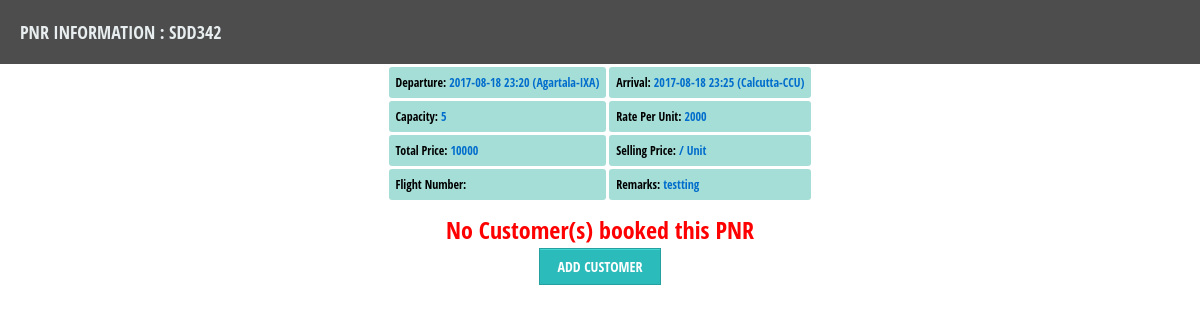
/pnrinfo.php?pnr=SDD342, run on the app's committed database.
### tables this page shows
CREATE TABLE "pnr" ("id" INTEGER PRIMARY KEY  NOT NULL ,"pnr_num" VARCHAR DEFAULT (null) ,"departure" DATETIME,"arrival" DATETIME,"capacity" INTEGER,"rate_per_unit" DOUBLE,"total_price" DOUBLE,"archaived" CHAR,"status" CHAR,"remarks" VARCHAR,"sector_from" VARCHAR DEFAULT (null) ,"sector_to" VARCHAR DEFAULT (null) , "selling_price" DOUBLE, "flight_number" VARCHAR);

### pnrinfo.php (the view, shortened to what this page needs)
<!DOCTYPE html>
<?php
$db= new billerDB();
if (!$db)
{
    echo $db ->lastErrorMsg();
}
 else {
     if(isset($_GET['pnr']))
     {
     $pnrinfosql="select * from pnr where pnr_num='".$_GET['pnr']."'";
     $pnrcustcount="select count(*) as CNT from customers where pnr='".$_GET['pnr']."' and status <> 'B'";
     $pnrcustallowed="select capacity from pnr where pnr_num='".$_GET['pnr']."'";
     $pnrcountres=$db->querySingle($pnrcustcount);
     $custallowedres=$db->querySingle($pnrcustallowed);
     $pnrinfores=$db->query($pnrinfosql);
     $pnrpointer=$pnrinfores->fetchArray();
?>
<html>
    <head>
        <link rel="stylesheet" href="CSS/components.css">
        <link rel="stylesheet" href="CSS/jquery.datetimepicker.css">
        <link rel="stylesheet" type="text/css" href="CSS/featherlight.css">
    </head>
    <body style="">
        <div class="subwindowheader">PNR Information : <?php echo $_GET['pnr']; ?></div>
    <center>
        <table cellpadding="7" cellspacing="3" border="0">
            <tr>
                <td class="td2">Departure: <span class="lbl1"> <?php echo $pnrpointer['departure']." (".$pnrpointer['sector_from'].")" ?></span></td>
                <td class="td2">Arrival: <span class="lbl1"><?php echo $pnrpointer['arrival']." (".$pnrpointer['sector_to'].")" ?></span></td>
            </tr>
            <tr>
                <td class="td2">Capacity: <span class="lbl1"><?php echo $pnrpointer['capacity'] ?></span></td>
                <td class="td2">Rate Per Unit: <span class="lbl1"><?php echo $pnrpointer['rate_per_unit'] ?></span></td>
            </tr>
            <tr>
                <td class="td2">Total Price: <span class="lbl1"><?php echo $pnrpointer['total_price'] ?></span></td>
                <td class="td2">Selling Price: <span class="lbl1"><?php echo $pnrpointer['selling_price']." / Unit" ?></span></td>
            </tr>
            <tr>
                <td class="td2">Flight Number: <span class="lbl1"><?php echo $pnrpointer['flight_number'] ?></span></td>
                <td class="td2">Remarks: <span class="lbl1"><?php echo $pnrpointer['remarks'] ?></span></td>
            </tr>
        </table>
        <div style="width:90%; text-align:center; font-size: 24px; font-weight: bold; color: red; margin: 10px">
        <?php
        if($pnrcountres == 0)
        {
            echo ("No Customer(s) booked this PNR");
        }
        if($pnrcountres < $custallowedres)
        {
        ?>
        <br>
        <a href="addcust.php?pnr=<?php echo $_GET['pnr'];?>" class="noul"><button class="button2"> Add Customer</button></a>
    </center></body>
</html>
        <?php }}} ?>

### CSS/components.css (style rules this page uses)
.noul { text-decoration: none; text-decoration: none !important; }
.subwindowheader { background: #4D4D4D; text-transform: uppercase; font-family: 'Open Sans Condensed', sans-serif; color:#e8eeef; font-size: 18px; font-weight: 100; padding: 20px; }
.button2 { -moz-box-shadow: inset 0px 1px 0px 0px #45D6D6; -webkit-box-shadow: inset 0px 1px 0px 0px #45D6D6; box-shadow: inset 0px 1px 0px 0px #45D6D6; background-color: #2CBBBB; border: 1px solid #27A0A0; display: inline-block; cursor: pointer; color: #FFFFFF; font-family: 'Open Sans Condensed', sans-serif; font-size: 14px; padding: 8px 18px; text-decoration: none; text-transform: uppercase; z-index: 3; }
.td2 { background-color:#a5ded7; font-weight: bold; border-radius: 3px; }
.lbl1 { color:#006dcc; }

### pnrinfo.php (style rules this page uses)
body { margin: 0px; font-family: 'Open Sans Condensed', sans-serif; font-size: 12px; color: black; }

### data on the page
pnr: departure "2017-08-18 23:20", sector_from "Agartala-IXA", arrival "2017-08-18 23:25", sector_to "Calcutta-CCU", capacity "5", rate_per_unit "2000", total_price "10000", remarks "testting"

### other printed values
$_GET['pnr'] "SDD342"
